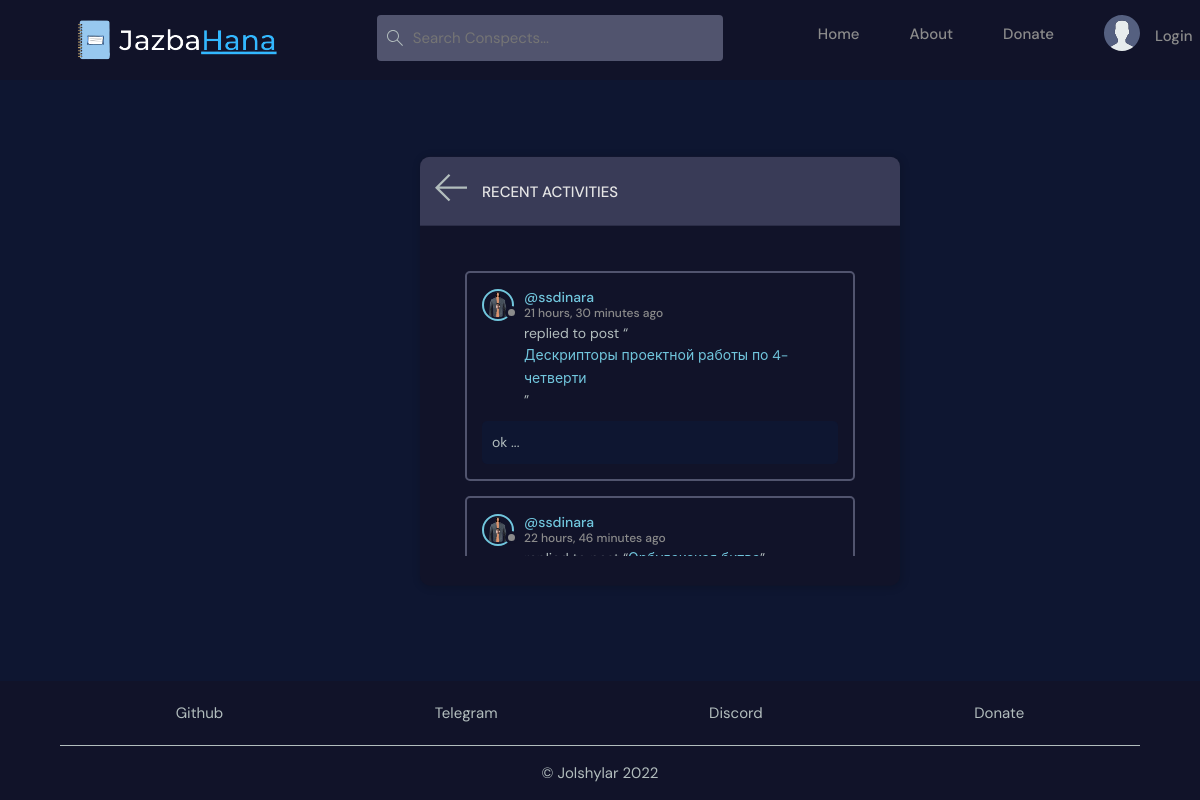
The page /activity/ on the database as committed earlier.
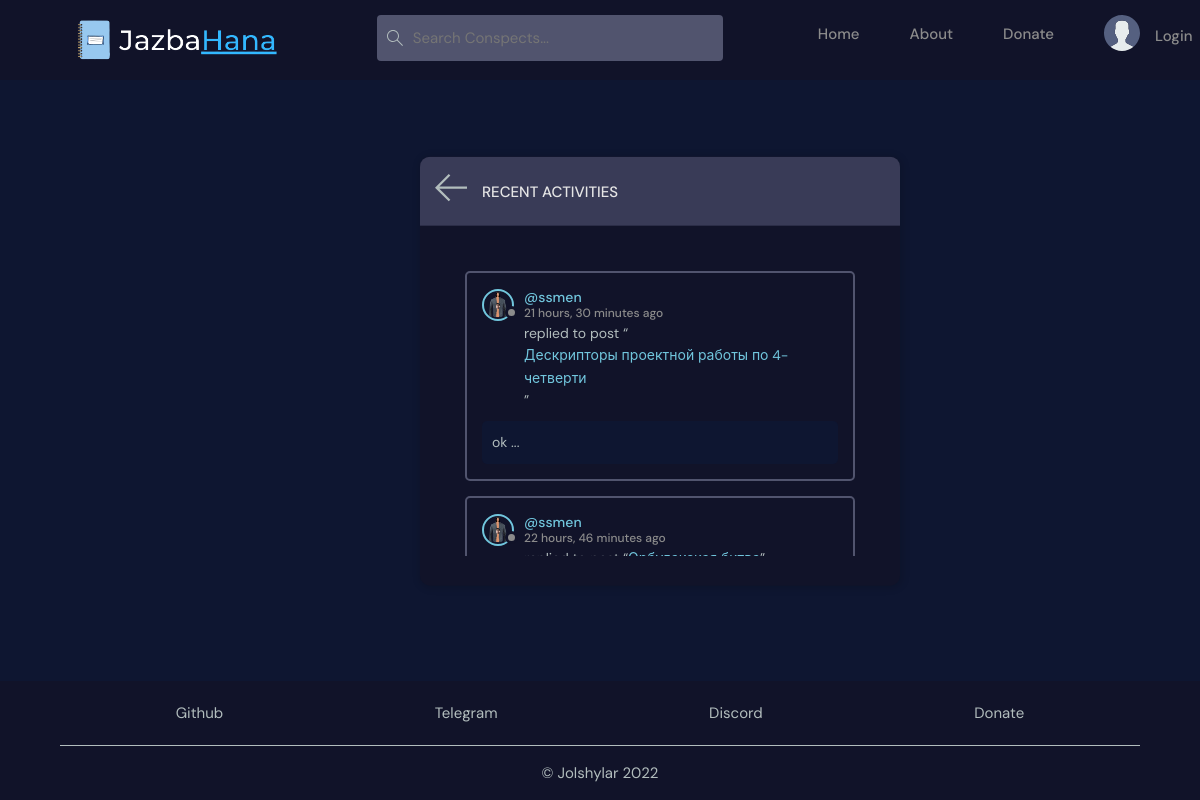
The same page on the database as committed later.
### base/models.py (models this page shows)
class Message(models.Model):
    author = models.ForeignKey(User, on_delete=models.CASCADE)
    classroom = models.ForeignKey(Classroom, on_delete=models.CASCADE)
    body = models.TextField()
    created = models.DateTimeField(auto_now_add=True)
    updated = models.DateTimeField(auto_now=True)
    class Meta:
        ordering = ['-updated', '-created']
    def __str__(self):
        return f'{self.body[0:32]} ...'

class User(AbstractUser):
    name = models.CharField(max_length=200, null=True)
    email = models.EmailField(unique=True, null=True)
    bio = models.TextField(null=True)
    avatar = models.ImageField(null=True, default="avatar.svg", upload_to="avatars/")
    USERNAME_FIELD = 'email'
    REQUIRED_FIELDS = []

class Classroom(models.Model):
    host = models.ForeignKey(User, on_delete=models.SET_NULL, null=True)
    topic = models.ForeignKey(Topic, on_delete=models.SET_NULL, null=True)
    name = models.CharField(max_length=100)
    description = models.CharField(max_length=100, null=True, blank=True)
    students = models.ManyToManyField(User, related_name='students', blank=True)
    created = models.DateTimeField(auto_now_add=True)
    updated = models.DateTimeField(auto_now=True)
    class Meta:
        ordering = ['-updated', '-created']
    def __str__(self):
        return self.name

### base/views.py (the view)
# urls.py: path('activity/', views.activity_page, name='activity'),
def activity_page(request):
    classroom_messages = Message.objects.all()
    context = {'classroom_messages': classroom_messages}
    return render(request, 'base/activity.html', context)

### base/templates/base/activity.html (shortened to what this page needs)
{% extends 'base.html' %}
{% load static %}
{% block content %}
<link rel="stylesheet" href="{% static 'styles/activity.css' %}" />
<main class="layout">
  <div class="container">
    <div class="layout__box">
      <div class="layout__boxHeader">
        <div class="layout__boxTitle">
          <a href="{% url 'home' %}">
            <img src="{% static 'images/icons/arrow-left.svg' %}" />
          </a>
          <h3>Recent Activities</h3>
        </div>
      </div>
      <div class="activities-page layout__body">
        {% for message in classroom_messages %}
        <div class="activities__box">
          <div class="activities__boxHeader classroomListRoom__header">
            <a href="{% url 'user-profile' message.author.id %}" class="classroomListRoom__author">
              <div class="avatar avatar--small">
                <img src="{{message.author.avatar.url}}" />
              </div>
              <p>
                @{{message.author.username}}
                <span>{{message.created | timesince}} ago</span>
              </p>
            </a>
          </div>
          <div class="activities__boxContent">
            <p>replied to post “<a href="{% url 'classroom' message.classroom.id %}">{{message.classroom}}</a>”</p>
            <div class="activities__boxRoomContent">
              {{message}}
            </div>
          </div>
        </div>
        {% endfor %}
      </div>
    </div>
  </div>
</main>
{% endblock content %}

Rows that differ between the two databases and show on the page:
changed through a linked row, Message "21 hours, 30 minutes": author.username "ssdinara" → "ssmen"
changed through a linked row, Message "22 hours, 46 minutes": author.username "ssdinara" → "ssmen"
